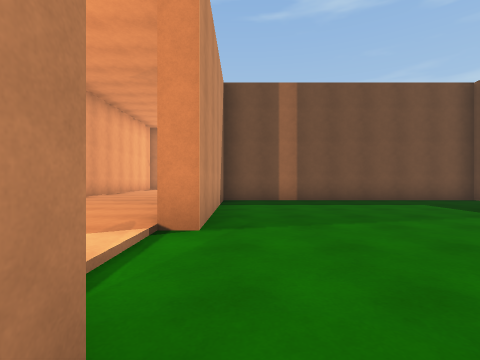
View 1 (above)

16 first-person views from a walk through a Unity game level. The camera is 1.2 m above the floor, looks level and sees 85° across. The floor is counted in squares, 2 m on a side. Each view is taken from the middle of a square. On the plan, view 1 faces up. The plan holds only what a view shows up to about 9 squares ahead; the rest is blank. The place goes on beyond the plan. The player is left out. Surface patterns are stand-ins for the level's own textures.

View 2
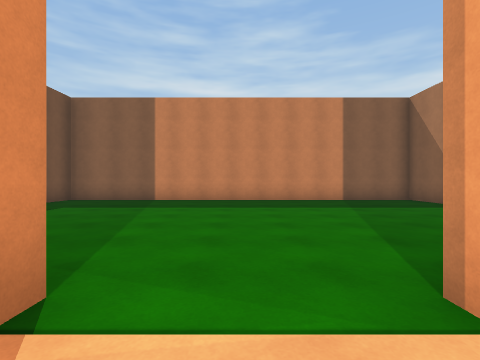

View 3
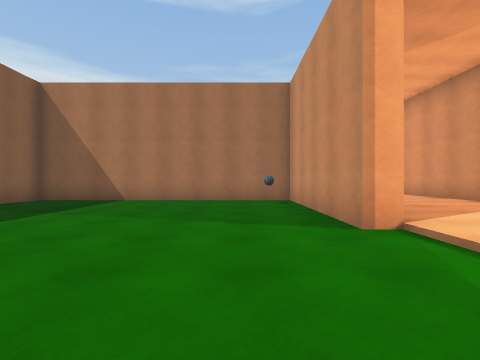

View 4
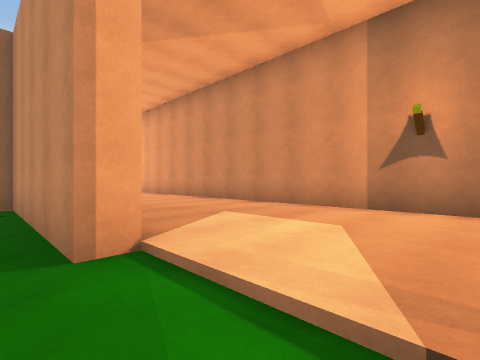

View 5
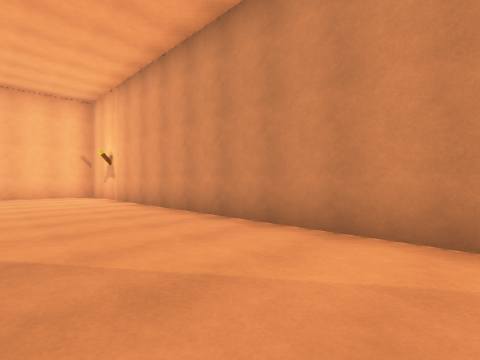

View 6
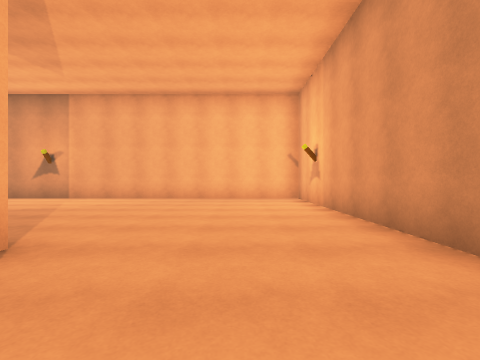

View 7
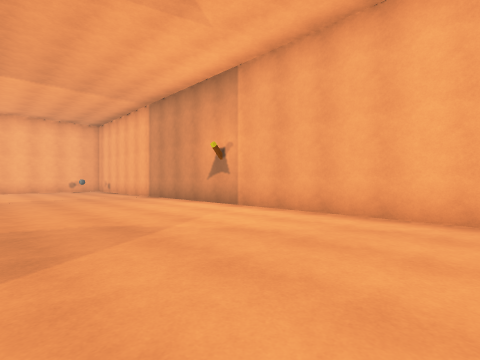

View 8
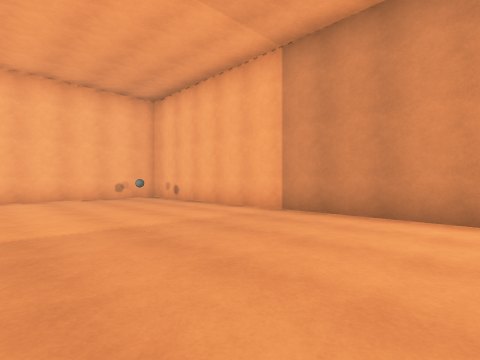

View 9
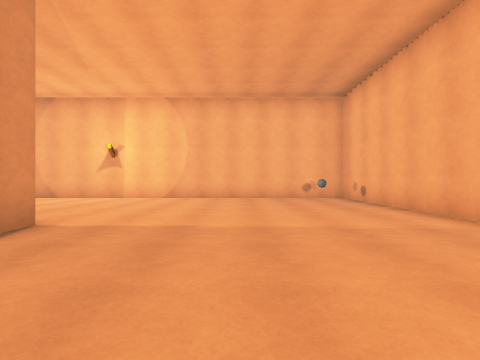

View 10
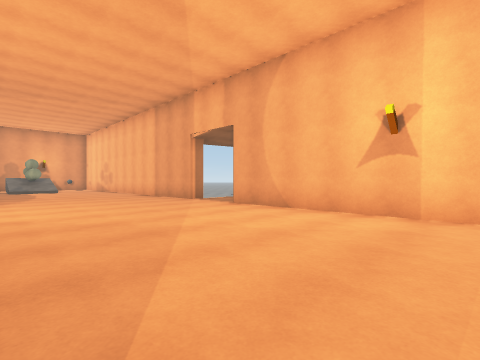

View 11
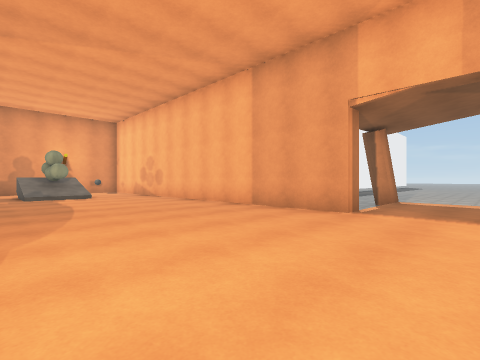

View 12
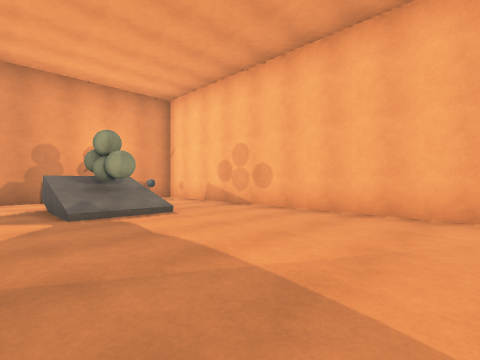

View 13
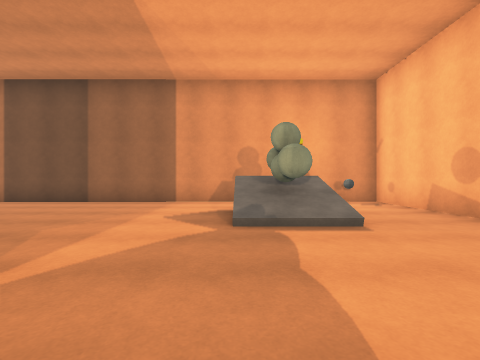

View 14
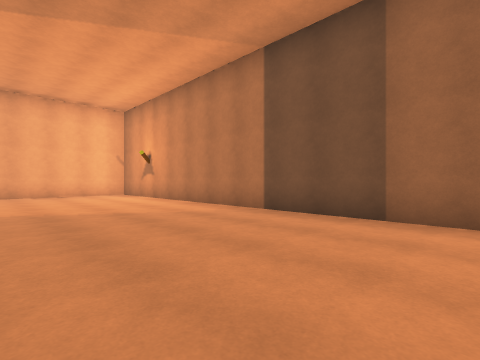

View 15
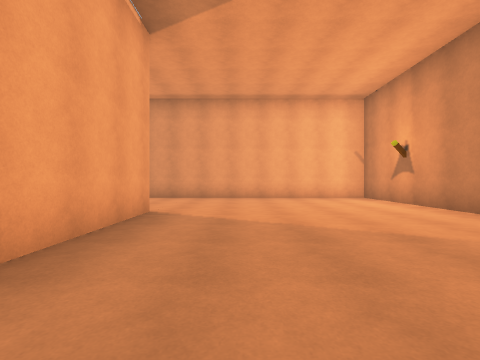

View 16
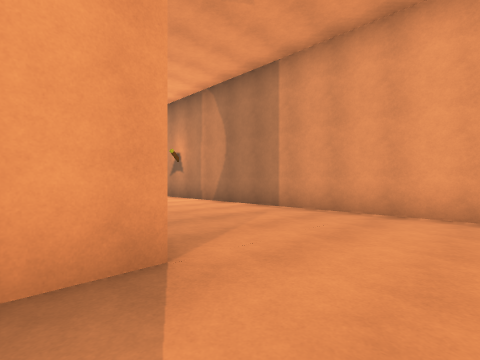

### Floor plan
Points are (right, up) in squares from view 1. A wall is a line through its corners. A room is listed if a view was taken in it or the views show most of it. See-through windows are left out.
Room 1 (views 1, 2, 3, 4, 5, 6, 7, 8, 9, 10, 11, 12, 13, 14, 15, 16)
walls: (-1, 0.8) (-0.5, 0.8) (-0.5, -3.8) (7, -3.8) (7, 7.8) (-0.5, 7.8) (-0.5, 3.1) (-1, 3.1); (7.5, -4.3) (6.9, -4.3); (-1, 8.3) (2.1, 8.3); (13.4, 3.1) (12.8, 3.1) (12.8, 14.2) (-4.9, 14.2) (-4.9, -10.4) (12.8, -10.4) (12.8, 1)
ways out: opening at (13, 2)
objects: other object (10, 11); other object (10, 12)

Positions as (right, up) in squares from view 1, and headings:
1: (0, 0), facing up
2: (-2, 2), facing right
3: (1, 4), facing down
4: (0, 3), facing down-left
5: (-2, 0), facing down-left
6: (-3, -2), facing down
7: (-2, -6), facing down-right
8: (4, -6), facing down-right
9: (4, -7), facing right
10: (8, -4), facing up-right
11: (8, 1), facing up-right
12: (8, 6), facing up-right
13: (9, 7), facing up
14: (6, 10), facing up-left
15: (4, 10), facing left
16: (0, 10), facing down-left
